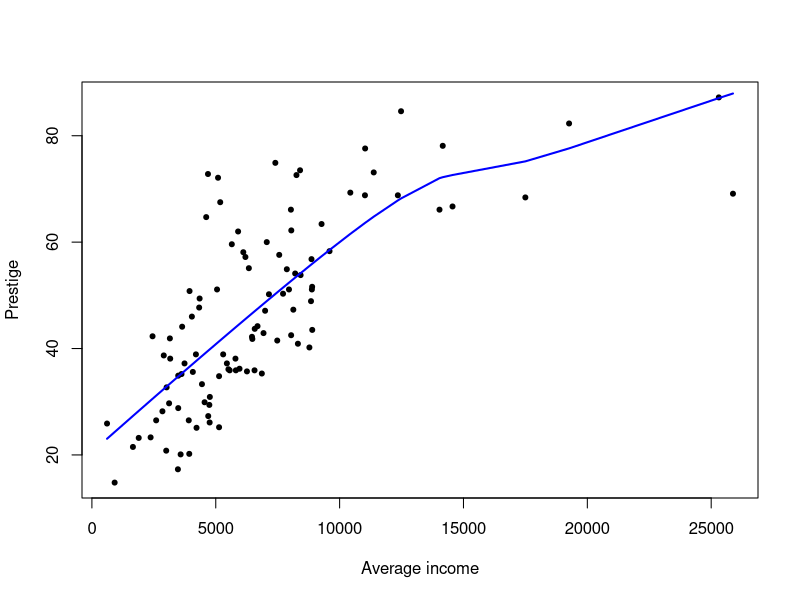
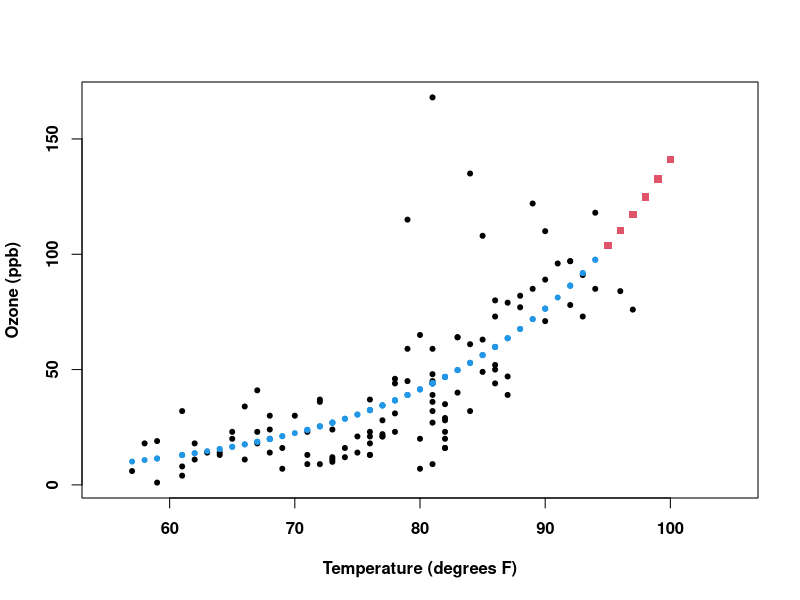
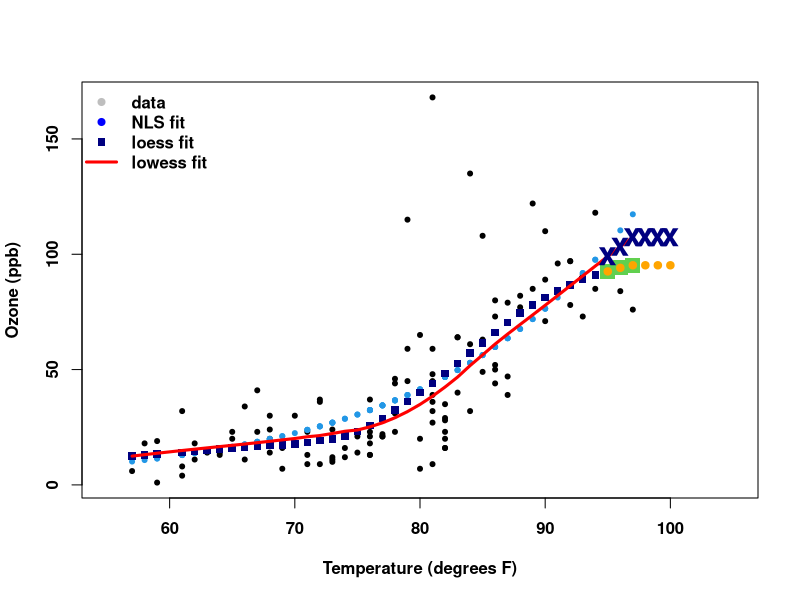
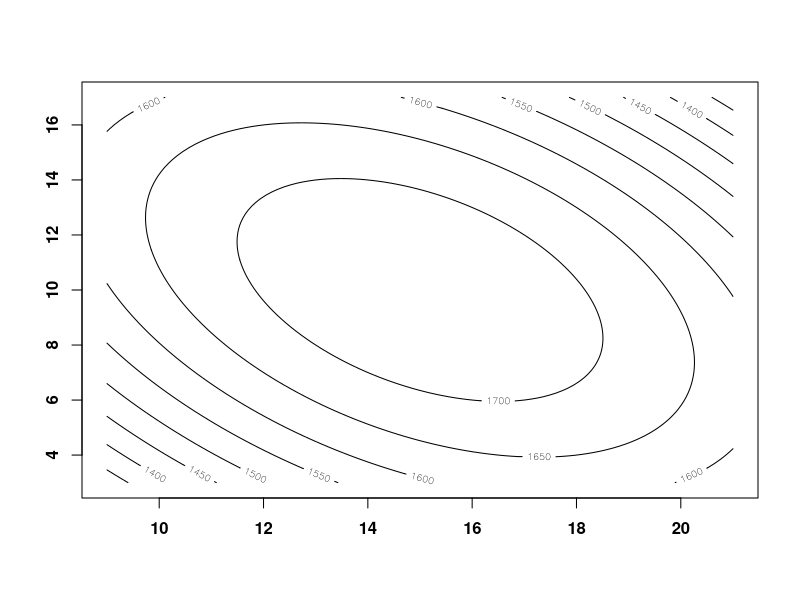
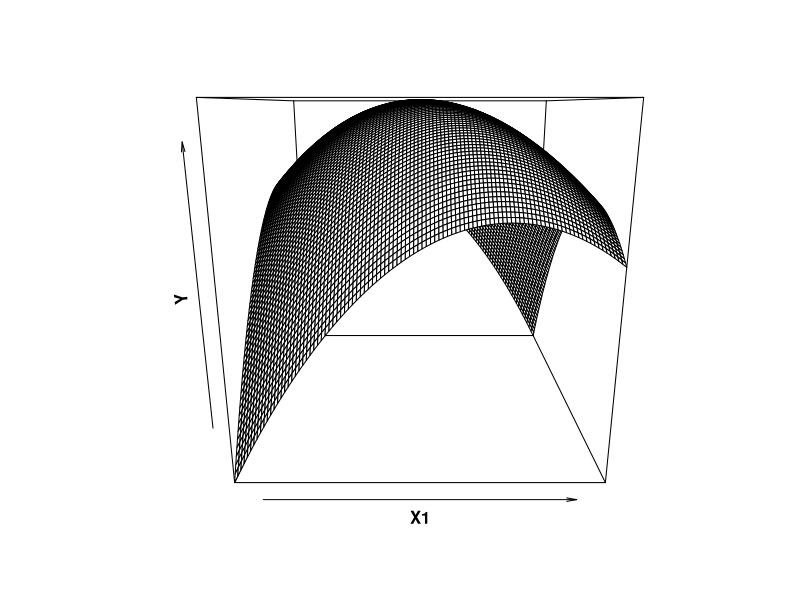
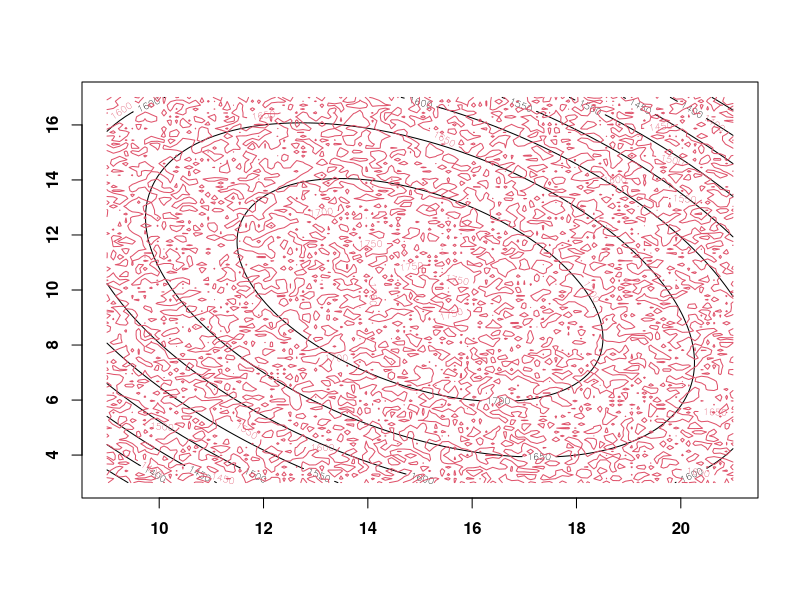
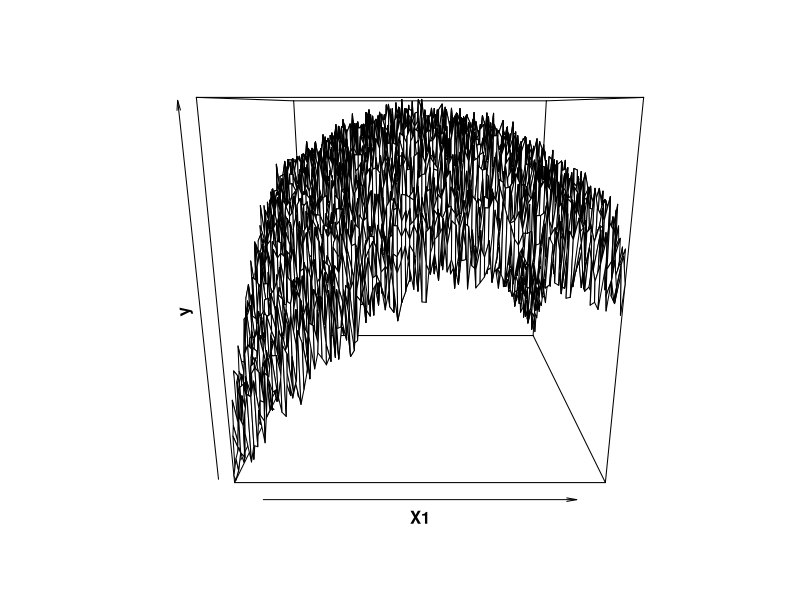
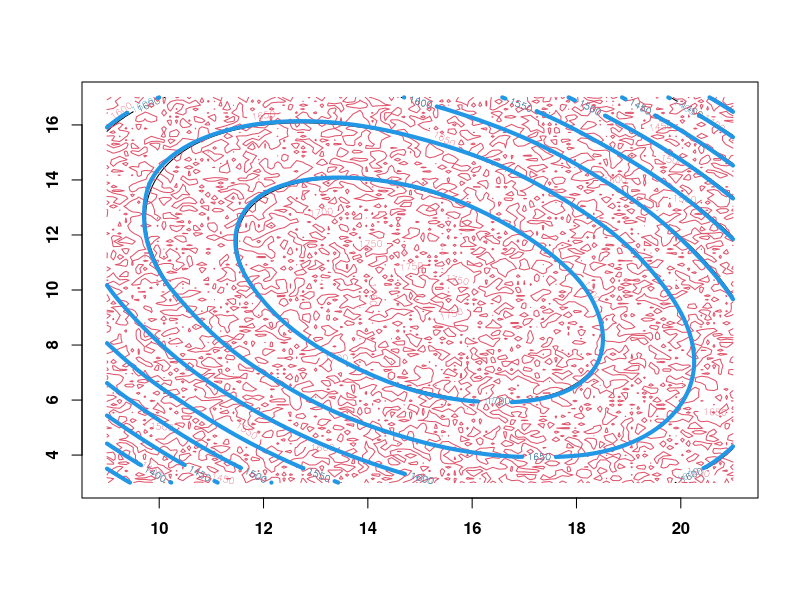

Generate these figures, in order, with R: (Note: this script raises an error after producing the figures.)
## ------------------------------------------
## ST4060 / ST6040
## Eric Wolsztynski
## Nonparametric regression / smoothing
## ------------------------------------------

rm(list=ls())

# ------------------------------------------------------------
# Nonparametric regression (Section 4)
# Local polynomial regression

library(car)
f_value = 1
plot(Prestige$income, Prestige$prestige, xlab="Average income", ylab="Prestige", pch=20)
lines(lowess(Prestige$income, Prestige$prestige, 
			f=as.numeric(f_value), iter=0), 
     lwd=2, col='blue')

?lowess
?loess

mod.lo = loess(Prestige$prestige~Prestige$income+Prestige$education, span=.5, degree=2) 
summary(mod.lo) 
# lines(mod.lo, lwd=2, col='green')

#----------------------------------------------------------------------
### Finding/modelling nonlinear patterns

# Example dataset: airquality
dat = na.omit(airquality)
x = dat$Temp
y = dat$Ozone
par(font=2, font.lab=2, font.axis=2) # use bold fonts in figure
plot(x, y, pch=20, xlab="Temperature (degrees F)", ylab="Ozone (ppb)",
	xlim=c(55,105))

#### Pick a nonlinear model and fit it using nls()
nlso = nls(y~a*exp(b*x), start=list(a=1, b=0.01))
summary(nlso); coef(nlso)
points(x, fitted(nlso), pch=20, col=4)

# how to predict from this fit:
newx = seq(95,100,by=1)
pred.nls = predict(nlso, newdata=list(x=newx))
points(newx, pred.nls, pch=15, col=2)

#----------------------------------------------------------------------
#### Finding/modelling patterns non-parametrically

#### Using local polynomial regression
lo = loess(y~x)
names(lo)
# check output values are in the same order as input values:
summary(c(lo$x - x)) # ok, they are
summary(c(lo$y - y)) # ok, they are
plot(x, y, pch=20, col=1, 
	xlab="Temperature (degrees F)", ylab="Ozone (ppb)", 
	xlim=c(55,105))
points(x, fitted(nlso), pch=20, col=4)
points(x, lo$fitted, col='navy', pch=15)
#
# ... or...
low = lowess(x, y)
names(low)
# check output values are in the same order as input values:
summary(c(low$x - x))       # NO, THEY ARE NOT
summary(c(low$x - sort(x))) # coz lowess() sorted the input values!
lines(sort(x), low$y, col='red', lwd=3)
legend("topleft", legend=c("data","NLS fit","loess fit","lowess fit"), 
       lty=c(0,0,0,1), col=c('grey','blue','navy','red'), pch=c(20,20,15,-1), lwd=3,
       bty='n')
#
# NB: to work out their MSE's:
sqrt( mean( (y-fitted(nlso))^2 ) )
sqrt( mean( (y-fitted(lo))^2 ) )
sqrt( mean( (y[order(x)]-low$y)^2 ) )

# how to predict from the regression polynomial:
# ?predict.loess	 # exists...
# ?predict.lowess  # does NOT exist! (we'd have to use approx() to interpolate)
newx = seq(95,100,by=1)
# abline(v=newx, col=1, lty=3)
pred.lo = predict(lo, newdata=data.frame(x=newx))
points(newx, pred.lo, pch=15, col=3, cex=2)
pred.low = approx(low$x, low$y, xout=newx, rule=2)$y
points(newx, pred.low, pch='x', col='navy', cex=2)

# extrapolating the loess output:
interp.lo = approx(x=lo$x, y=lo$fitted, xout=newx, rule=2)$y 
points(newx, interp.lo, pch=20, col='orange', cex=1.5)

# ------------------------------------------------------------------ 
# Another look at a multidimensional polynomial

L = 100
X1 = seq(9,21,length=L)
X2 = seq(3,17,length=L)

ev <- function(x1,x2){
	return(90 + 150*x1 + 105*x2 - 4*x1^2 - 3*x2^2 - 3*x1*x2)
}

Y = matrix(NA,ncol=L,nrow=L)
for(i in 1:L){
	for(j in 1:L){
		Y[i,j] = ev(X1[i],X2[j])
	}
}
contour(X1,X2,Y)
persp(X1,X2,Y)

# Generate noisy observations:

y = Y + matrix(10*rnorm(L*L),ncol=L,nrow=L) + matrix(50*runif(L*L,-1,1),ncol=L,nrow=L)
contour(X1,X2,Y)
contour(X1,X2,y,add=TRUE,col=2)
persp(X1,X2,y)

# polynomial regression:
gg = expand.grid(X2,X1)
dat = data.frame(y=c(y), x1=gg[,2], x2=gg[,1])
loo = loess(y~., data=dat)
yhat = matrix(loo$fitted,ncol=L,nrow=L)
contour(X1,X2,Y)
contour(X1,X2,y,add=TRUE,col=2)
contour(X1,X2,yhat,add=TRUE,col=4,lwd=4)
par(mfrow=c(2,2))
persp(X1,X2,Y,main='model')
persp(X1,X2,y,main='data')
persp(X1,X2,yhat,main='fitted values')
persp(X1,X2,y-yhat,main='residuals')

# model response as a function of theta:
model <- function(th,x1,x2){
	return(th[1] + th[2]*x1 + th[3]*x2 - th[4]*x1^2 - th[5]*x2^2 - th[6]*x1*x2)
}

# ------------------------------------------------------------------ 
# Using regression splines

library(splines) # contains function bs()
#
# we can compute a B-spline:
KN = quantile(x, c(0.15,0.40, 0.60, 0.70, 0.80, 0.90))
BM = bs(x, knots=KN)
B.spline = lm(y~BM) 
#
# or a P-spline:
P.spline = smooth.spline(x, y, cv=TRUE)  # just ignore that warning message :)
#
# check it out:
plot(x, y, pch=20, col=8, xlab="Temperature (degrees F)", ylab="Ozone (ppb)",
	xlim=c(55,105))
points(x, fitted(nlso), pch=20, col=4)
points(x, fitted(B.spline), pch=20, col=2)
points(x, fitted(P.spline), pch=15, col='navy')
legend("topleft", legend=c("data","NLS fit","B-spline","P-spline"), 
       col=c(8,4,2,'navy'), pch=c(20,20,20,15), bty='n')

# how to predict from the P-spline:
pred.pspline = predict(P.spline, x=newx)
points(pred.pspline, col=3, pch=14)
